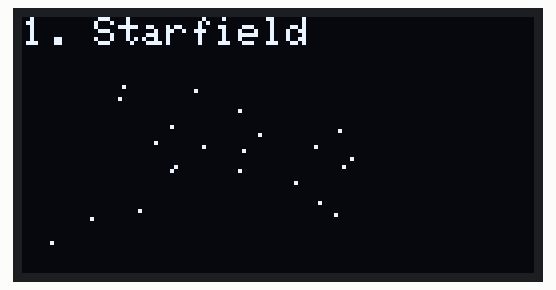
A sketch run on a simulated ESP8266 (NodeMCU). On the bench: 128×64 one-colour display. Random numbers use the default seed unless the sketch sets one; what the sketch prints to the serial monitor is not drawn.

Above: at 1.21 s.
At 5.8 s:
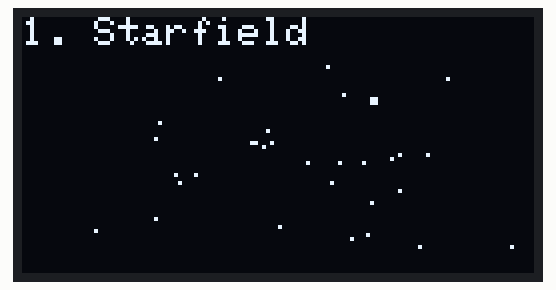
At 13.23 s:
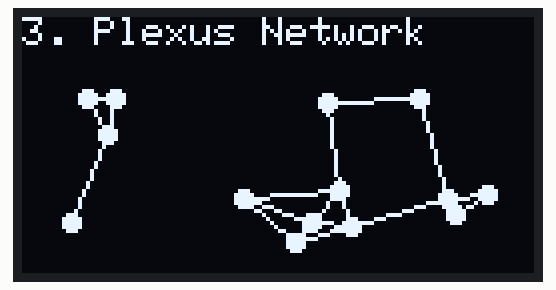
At 19.35 s:
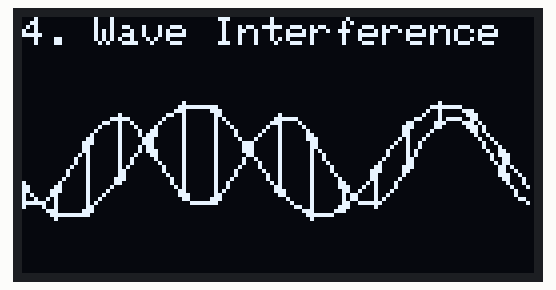
At 28.23 s:
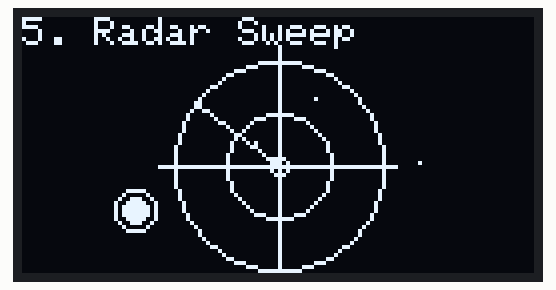
At 37.2 s:
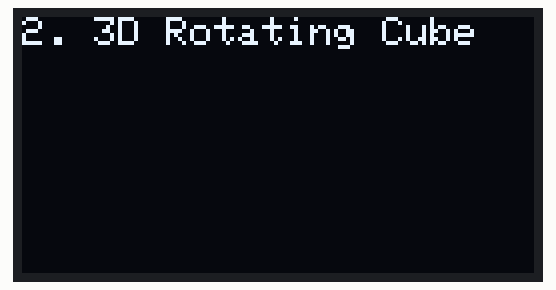

The sketch:

NodeMCU_OLED_Demo.ino
```cpp
#include <Wire.h>
#include <Adafruit_GFX.h>
#include <Adafruit_SSD1306.h>

#define SCREEN_WIDTH 128
#define SCREEN_HEIGHT 64

// Custom OLED Pin Configuration from AGENTS.md
#define OLED_SDA 14 // D5 (GPIO 14)
#define OLED_SCL 12 // D6 (GPIO 12)

Adafruit_SSD1306 display(SCREEN_WIDTH, SCREEN_HEIGHT, &Wire, -1);

// Animation State Control
unsigned long lastStateChange = 0;
int currentAnim = 0;
const int ANIM_DURATION = 6000; // 6 seconds per animation

// ==========================================
// 1. Starfield Animation (Space Travel)
// ==========================================
#define NUM_STARS 40
struct Star {
  float x, y, z;
};
Star stars[NUM_STARS];

void initStarfield() {
  for (int i = 0; i < NUM_STARS; i++) {
    stars[i].x = random(-64, 64);
    stars[i].y = random(-32, 32);
    stars[i].z = random(1, 128);
  }
}

void drawStarfield() {
  display.clearDisplay();

  // Header
  display.setTextSize(1);
  display.setTextColor(SSD1306_WHITE);
  display.setCursor(0, 0);
  display.print(F("1. Starfield"));

  for (int i = 0; i < NUM_STARS; i++) {
    stars[i].z -= 2.0; // Move stars closer
    if (stars[i].z <= 0) {
      stars[i].x = random(-64, 64);
      stars[i].y = random(-32, 32);
      stars[i].z = 128;
    }

    // 3D perspective projection
    int k = 60; // Perspective coefficient
    int sx = (int)(stars[i].x * k / stars[i].z) + SCREEN_WIDTH / 2;
    int sy = (int)(stars[i].y * k / stars[i].z) + SCREEN_HEIGHT / 2 + 5; // offset for header

    if (sx >= 0 && sx < SCREEN_WIDTH && sy >= 10 && sy < SCREEN_HEIGHT) {
      // Draw larger dot if star is closer
      if (stars[i].z < 32) {
        display.fillRect(sx, sy, 2, 2, SSD1306_WHITE);
      } else {
        display.drawPixel(sx, sy, SSD1306_WHITE);
      }
    }
  }
  display.display();
}

// ==========================================
// 2. 3D Rotating Cube
// ==========================================
struct Point3D {
  float x, y, z;
};

// 8 vertices of a cube
Point3D cubeVertices[8] = {
  {-14, -14, -14},
  {14, -14, -14},
  {14, 14, -14},
  {-14, 14, -14},
  {-14, -14, 14},
  {14, -14, 14},
  {14, 14, 14},
  {-14, 14, 14}
};

// 12 edges connecting the vertices
const int cubeEdges[12][2] = {
  {0, 1}, {1, 2}, {2, 3}, {3, 0}, // Back face
  {4, 5}, {5, 6}, {6, 7}, {7, 4}, // Front face
  {0, 4}, {1, 5}, {2, 6}, {3, 7}  // Connecting edges
};

float angleX = 0;
float angleY = 0;
float angleZ = 0;

void drawCube() {
  display.clearDisplay();

  display.setTextSize(1);
  display.setTextColor(SSD1306_WHITE);
  display.setCursor(0, 0);
  display.print(F("2. 3D Rotating Cube"));

  angleX += 0.03;
  angleY += 0.04;
  angleZ += 0.02;

  Point3D projected[8];

  for (int i = 0; i < 8; i++) {
    // Rotation X
    float y1 = cubeVertices[i].y * cos(angleX) - cubeVertices[i].z * sin(angleX);
    float z1 = cubeVertices[i].y * sin(angleX) + cubeVertices[i].z * cos(angleX);

    // Rotation Y
    float x2 = cubeVertices[i].x * cos(angleY) - z1 * sin(angleY);
    float z2 = cubeVertices[i].x * sin(angleY) + z1 * cos(angleY);

    // Rotation Z
    float x3 = x2 * cos(angleZ) - y1 * sin(angleZ);
    float y3 = x2 * sin(angleZ) + y1 * cos(angleZ);

    // Perspective projection
    float distance = 60;
    float k = 40.0 / (z2 + distance);
    projected[i].x = x3 * k * 60 + SCREEN_WIDTH / 2;
    projected[i].y = y3 * k * 60 + SCREEN_HEIGHT / 2 + 5;
  }

  // Draw edges
  for (int i = 0; i < 12; i++) {
    display.drawLine(projected[cubeEdges[i][0]].x, projected[cubeEdges[i][0]].y,
                     projected[cubeEdges[i][1]].x, projected[cubeEdges[i][1]].y,
                     SSD1306_WHITE);
  }

  // Draw vertices as bold dots
  for (int i = 0; i < 8; i++) {
    display.fillCircle(projected[i].x, projected[i].y, 2, SSD1306_WHITE);
  }

  display.display();
}

// ==========================================
// 3. Plexus (Connected Floating Particles)
// ==========================================
#define NUM_PARTICLES 14
struct Particle {
  float x, y;
  float dx, dy;
};
Particle particles[NUM_PARTICLES];

void initPlexus() {
  for (int i = 0; i < NUM_PARTICLES; i++) {
    particles[i].x = random(5, SCREEN_WIDTH - 5);
    particles[i].y = random(15, SCREEN_HEIGHT - 5);
    particles[i].dx = random(-15, 15) / 10.0;
    particles[i].dy = random(-15, 15) / 10.0;

    // Prevent zero speed
    if (particles[i].dx == 0) particles[i].dx = 0.7;
    if (particles[i].dy == 0) particles[i].dy = -0.7;
  }
}

void drawPlexus() {
  display.clearDisplay();

  display.setTextSize(1);
  display.setTextColor(SSD1306_WHITE);
  display.setCursor(0, 0);
  display.print(F("3. Plexus Network"));

  // Move particles and bounce off boundaries
  for (int i = 0; i < NUM_PARTICLES; i++) {
    particles[i].x += particles[i].dx;
    particles[i].y += particles[i].dy;

    if (particles[i].x < 2 || particles[i].x > SCREEN_WIDTH - 2) particles[i].dx *= -1;
    if (particles[i].y < 12 || particles[i].y > SCREEN_HEIGHT - 2) particles[i].dy *= -1;

    particles[i].x = constrain(particles[i].x, 2, SCREEN_WIDTH - 2);
    particles[i].y = constrain(particles[i].y, 12, SCREEN_HEIGHT - 2);
  }

  // Draw connecting lines between close particles
  for (int i = 0; i < NUM_PARTICLES; i++) {
    for (int j = i + 1; j < NUM_PARTICLES; j++) {
      float dist = sqrt(pow(particles[i].x - particles[j].x, 2) + pow(particles[i].y - particles[j].y, 2));
      if (dist < 26) {
        display.drawLine(particles[i].x, particles[i].y, particles[j].x, particles[j].y, SSD1306_WHITE);
      }
    }
  }

  // Draw particle dots
  for (int i = 0; i < NUM_PARTICLES; i++) {
    display.fillCircle(particles[i].x, particles[i].y, 2, SSD1306_WHITE);
  }

  display.display();
}

// ==========================================
// 4. Wave Interference
// ==========================================
float waveOffset = 0;

void drawSineWaves() {
  display.clearDisplay();

  display.setTextSize(1);
  display.setTextColor(SSD1306_WHITE);
  display.setCursor(0, 0);
  display.print(F("4. Wave Interference"));

  waveOffset += 0.15;

  int prevY1 = -1;
  int prevY2 = -1;

  for (int x = 0; x < SCREEN_WIDTH; x += 2) {
    // First sine wave (moving right)
    float angle1 = (x * 0.1) + waveOffset;
    int y1 = 36 + sin(angle1) * 14;

    // Second cosine wave (moving left)
    float angle2 = (x * 0.15) - waveOffset * 0.8;
    int y2 = 36 + cos(angle2) * 11;

    // Draw lines connecting the two waves vertically at intervals (mesh effect)
    if (x % 8 == 0) {
      display.drawLine(x, y1, x, y2, SSD1306_WHITE);
      display.fillCircle(x, y1, 1, SSD1306_WHITE);
      display.fillCircle(x, y2, 1, SSD1306_WHITE);
    }

    // Connect consecutive points to form continuous curves
    if (prevY1 != -1) {
      display.drawLine(x - 2, prevY1, x, y1, SSD1306_WHITE);
      display.drawLine(x - 2, prevY2, x, y2, SSD1306_WHITE);
    }
    prevY1 = y1;
    prevY2 = y2;
  }

  display.display();
}

// ==========================================
// 5. Radar Scan & Tracking
// ==========================================
float radarAngle = 0;
#define NUM_TARGETS 4
struct Target {
  int x, y;
  float intensity; // for visual decay
};
Target targets[NUM_TARGETS];

void initRadar() {
  for (int i = 0; i < NUM_TARGETS; i++) {
    targets[i].x = random(25, SCREEN_WIDTH - 25);
    targets[i].y = random(20, SCREEN_HEIGHT - 10);
    targets[i].intensity = 0;
  }
}

void drawRadar() {
  display.clearDisplay();

  display.setTextSize(1);
  display.setTextColor(SSD1306_WHITE);
  display.setCursor(0, 0);
  display.print(F("5. Radar Sweep"));

  int cx = SCREEN_WIDTH / 2;
  int cy = SCREEN_HEIGHT / 2 + 5;
  int r = 26;

  // Draw radar grid
  display.drawCircle(cx, cy, r, SSD1306_WHITE);
  display.drawCircle(cx, cy, r/2, SSD1306_WHITE);
  display.drawCircle(cx, cy, 2, SSD1306_WHITE);

  // Draw crosshairs
  display.drawFastHLine(cx - r - 4, cy, 2 * r + 8, SSD1306_WHITE);
  display.drawFastVLine(cx, cy - r - 4, 2 * r + 8, SSD1306_WHITE);

  // Radar sweep line math
  radarAngle += 0.07;
  if (radarAngle >= 2.0 * PI) radarAngle = 0;

  int lx = cx + r * cos(radarAngle);
  int ly = cy + r * sin(radarAngle);
  display.drawLine(cx, cy, lx, ly, SSD1306_WHITE);

  // Track and pulse targets when radar sweeps past
  for (int i = 0; i < NUM_TARGETS; i++) {
    float targetAngle = atan2(targets[i].y - cy, targets[i].x - cx);
    if (targetAngle < 0) targetAngle += 2.0 * PI;

    // Check angle difference
    float diff = abs(radarAngle - targetAngle);
    if (diff < 0.12) {
      targets[i].intensity = 5.0; // Trigger flare/ping
    }

    if (targets[i].intensity > 0) {
      int size = (int)targets[i].intensity;
      display.fillCircle(targets[i].x, targets[i].y, size, SSD1306_WHITE);
      display.drawCircle(targets[i].x, targets[i].y, size + 2, SSD1306_WHITE);
      targets[i].intensity -= 0.15; // Slow decay
    } else {
      display.drawPixel(targets[i].x, targets[i].y, SSD1306_WHITE);
    }
  }

  display.display();
}

// ==========================================
// Core Settings & Setup
// ==========================================
void setup() {
  Serial.begin(115200);
  delay(1000);
  Serial.println(F("\nInitializing OLED animations..."));

  Wire.begin(OLED_SDA, OLED_SCL);

  if(!display.begin(SSD1306_SWITCHCAPVCC, 0x3C)) {
    Serial.println(F("SSD1306 allocation failed"));
    for(;;);
  }

  display.clearDisplay();

  // Initialize dynamic arrays
  initStarfield();
  initPlexus();
  initRadar();

  lastStateChange = millis();
}

void loop() {
  unsigned long currentMillis = millis();

  // State Transition
  if (currentMillis - lastStateChange >= ANIM_DURATION) {
    currentAnim = (currentAnim + 1) % 5;
    lastStateChange = currentMillis;

    // Optional refresh on transition
    if (currentAnim == 0) initStarfield();
    if (currentAnim == 2) initPlexus();
    if (currentAnim == 4) initRadar();
  }

  // Animation Router
  switch (currentAnim) {
    case 0: drawStarfield();   break;
    case 1: drawCube();        break;
    case 2: drawPlexus();      break;
    case 3: drawSineWaves();   break;
    case 4: drawRadar();       break;
  }

  delay(30); // ~33 FPS
}
```
